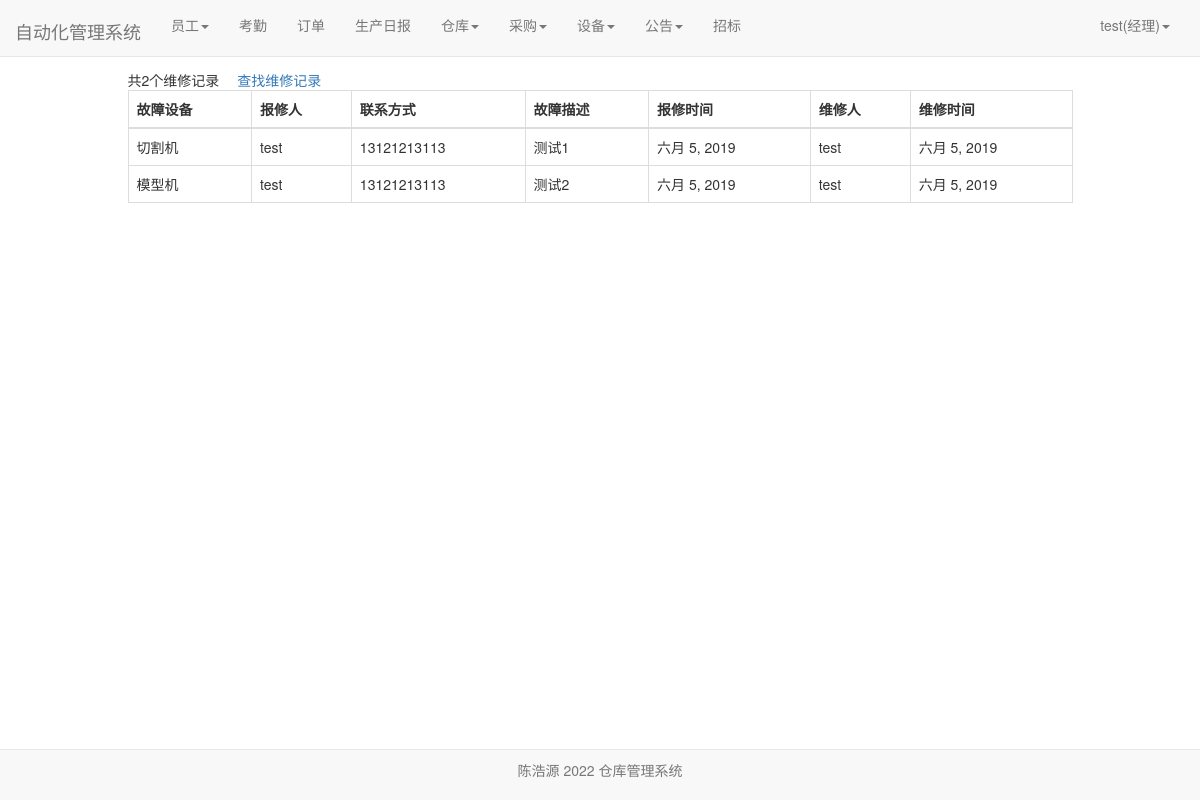
/facility/repaired_list/ (signed in), run on the app's committed database.
### user/models.py (models this page shows)
class Profile(models.Model):
    user = models.OneToOneField(User, on_delete=models.CASCADE)
    staff_gender = models.CharField(max_length=10, choices=(('male', '男'), ('female', '女')), default='male',
                                    verbose_name='性别')
    staff_age = models.PositiveIntegerField(verbose_name="年龄")
    staff_home = models.CharField(max_length=100, verbose_name="籍贯")
    staff_nationality = models.CharField(max_length=20, verbose_name="民族")  # 民族
    staff_tel = models.BigIntegerField(verbose_name="电话")
    start_time = models.DateField(auto_now_add=True, verbose_name="入职时间")  # 入职时间
    id_card = models.CharField(max_length=20,verbose_name="身份证")  # 身份证号
    staff_type = models.CharField(max_length=100,verbose_name="职位", null=True)  # 职位
    salary_pre_hour = models.IntegerField(verbose_name="时薪")  # 时薪
    class Meta:
        ordering = ['-start_time']

### facility/models.py (models this page shows)
class Repair(models.Model):#维修
    facility_id = models.ForeignKey(Facility, on_delete=models.CASCADE, verbose_name="故障设备")
    baoxiu_staff_name = models.ForeignKey(User, on_delete=models.DO_NOTHING, verbose_name="报修人", related_name='aaa', null=True, blank=True)
    baoxiu_staff_tel = models.CharField(max_length=11, null=True, blank=True,verbose_name="联系方式")
    baoxiu_time = models.DateField(auto_now=True, verbose_name="报修时间", null=True, blank=True)
    baoxiu_complementary = models.CharField(max_length=200, verbose_name="报修描述", null=True, blank=True)
    repair_staff_name = models.ForeignKey(User, on_delete=models.DO_NOTHING, verbose_name="维修人", related_name='bbb', null=True, blank=True)
    repair_time = models.DateField(auto_now=True, verbose_name="维修时间", null=True, blank=True)
    class Meta:
        ordering = ['-baoxiu_time']

class Facility(models.Model):#设备
    version = models.CharField(max_length=100, verbose_name="型号")
    facility_name = models.CharField(max_length=100, verbose_name="名称")
    price = models.BigIntegerField(verbose_name="价格")
    buyer = models.ForeignKey(User, on_delete=models.DO_NOTHING, verbose_name="购买人")
    buy_time = models.DateField(auto_now_add=True, verbose_name="购买时间")
    def __str__(self):
        return self.facility_name

### facility/views.py (the view)
# urls.py: path('repaired_list/', views.repaired_list, name='repaired_list'),
def repaired_list(request):
    repairs = Repair.objects.filter(~Q(repair_staff_name=None))
    context = {}
    context['count'] = repairs.count()
    context['repairs'] = repairs
    return render(request, 'repaired_list.html', context)

### user/models.py (called while the page is built)
def get_staff_type(self):
    if Profile.objects.filter(user=self).exists():
        profile = Profile.objects.get(user=self)
        return profile.staff_type
    else:
        return ''

### facility/templates/repaired_list.html (shortened to what this page needs)
{% extends 'base.html' %}
{% if user.is_authenticated %}
                        {% block nav_facility_active %}active{% endblock %}
{% endif %}
{% block content %}
    <div class="containter">
        <div class="row">
            <div class="col-xs-10 col-xs-offset-1">
                {% if user.is_authenticated %}
                <div>
                    <span style="margin-right: 1em">共{{count}}个维修记录</span>
                    <a href="{% url 'repaired_select' %}">查找维修记录</a>
                <table class="table table-bordered table-hover">
                  <thead>
                    <tr>
                      <th scope="col">故障设备</th>
                         <th scope="col">报修人</th>
                      <th scope="col">联系方式</th>
                        <th scope="col">故障描述</th>
                      <th scope="col">报修时间</th>
                        <th scope="col">维修人</th>
                        <th scope="col">维修时间</th>
                    </tr>
                  </thead>
                  <tbody>
                  {%for repair in repairs%}
                    <tr>
                      <td>{{repair.facility_id}}</td>
                        <td>{{repair.baoxiu_staff_name}}</td>
                      <td>{{repair.baoxiu_staff_tel}}</td>
                        <td>{{repair.baoxiu_complementary}}</td>
                      <td>{{repair.baoxiu_time}}</td>
                       <td>{{repair.repair_staff_name}}</td>
                        <td>{{repair.repair_time}}</td>
                    </tr>
                  {% endfor %}
                  </tbody>
                </table>
                {% else %}
                    <span>未登录，跳转到首页...</span>
                    <script type="text/javascript">
                        window.location.href = '/';
                    </script>
                {% endif %}
            </div>
        </div>
    </div>
{% endblock %}

### templates/base.html (shortened to what this page needs)
{% load staticfiles %}
<!doctype html>
<html lang="en">
<head>
    <link rel="stylesheet" href="{% static 'base.css' %}">
     <link rel="stylesheet" href="{% static 'home.css' %}">
    <link rel="stylesheet" href="{% static 'bootstrap-3.37/css/bootstrap.min.css' %}">
</head>
<body>
     <div class="navbar navbar-default navbar-fixed-top" role="navigation">
        <div class="container-fluid">
            <div class="navbar-header">
            </div>
        </div>
     </div>
    <nav class="navbar navbar-default navbar-fixed-top">
      <div class="container-fluid">
        <div class="navbar-header">
          <a class="navbar-brand" href="{% url 'home' %}">自动化管理系统</a>
        </div>
          {% if  user.is_authenticated %}
        <div class="collapse navbar-collapse" id="bs-example-navbar-collapse-1">
          <ul class="nav navbar-nav">
              {% if user.get_staff_type == '经理' %}
              <li class="{% block nav_staff_active %}{% endblock %}">
                    <li class="dropdown">
                      <a href="#" class="dropdown-toggle" data-toggle="dropdown" role="button" aria-haspopup="true" aria-expanded="false">员工<span class="caret"></span></a>
                    </li>
                  </li>
                 <li class="{% block nav_attendence_active %}{% endblock %}"><a href="{% url 'attendence_lists'%}">考勤</a></li>
                  <li class="{% block nav_order_active %}{% endblock %}"><a href="{% url 'order_list' %}">订单</a></li>
                  <li class="{% block nav_producediary_active %}{% endblock %}"><a href="{% url 'product_diary' %}">生产日报</a></li>
                   <li class="{% block nav_warehousediary_active %}{% endblock %}">
                    <li class="dropdown">
                      <a href="#" class="dropdown-toggle" data-toggle="dropdown" role="button" aria-haspopup="true" aria-expanded="false">仓库<span class="caret"></span></a>
                    </li>
                  </li>
                  <li class="{% block nav_purchase_active %}{% endblock %}">
                    <li class="dropdown">
                      <a href="#" class="dropdown-toggle" data-toggle="dropdown" role="button" aria-haspopup="true" aria-expanded="false">采购<span class="caret"></span></a>
                    </li>
                  </li>
                  <li class="{% block nav_facility_active %}{% endblock %}">
                    <li class="dropdown">
                      <a href="#" class="dropdown-toggle" data-toggle="dropdown" role="button" aria-haspopup="true" aria-expanded="false">设备<span class="caret"></span></a>
                    </li>
                  </li>
              <li class="{% block nav_notice_active %}{% endblock %}">
                    <li class="dropdown">
                      <a href="#" class="dropdown-toggle" data-toggle="dropdown" role="button" aria-haspopup="true" aria-expanded="false">公告<span class="caret"></span></a>
                    </li>
                  </li>
                  <li class="{% block nav_salary_active %}{% endblock %}"><a href="{% url 'bidding'%}">招标</a></li>
              {%endif%}
          </ul>
        <ul class="nav navbar-nav navbar-right">
            <li class="dropdown">
              <a href="#" class="dropdown-toggle" data-toggle="dropdown" role="button" aria-haspopup="true" aria-expanded="false">
                  {{user.username}}({{user.get_staff_type}})<span class="caret"></span></a>
            </li>
        </ul>
    </div>
          {% else %}
           <ul class="nav navbar-nav navbar-right">
                <li><a href="{% url 'login' %}?from={{ request.get_full_path }}">登录</a></li>
           </ul>
          {% endif %}
      </div>
    </nav>
     <div id="footer" class="container">
    <nav class="navbar navbar-default navbar-fixed-bottom">
        <div class="navbar-inner navbar-content-center">
            <p class="text-muted credit text-center" style="padding: 10px;">
                陈浩源 2022 仓库管理系统
            </p>
        </div>
    </nav>
    {% block content%} {% endblock %}
</body>
</html>

### static/home.css (style rules this page uses)
* { margin: 0; padding: 0; }
body { margin-top: 70px!important; }
ul { list-style-type: none!important; }
ul.navbar-right { margin-right: 0; }
div.navbar-header { font-size: 200%; padding-top: 0.2em; }

### data on the page
Repair: facility_id "切割机", baoxiu_staff_name "test", baoxiu_staff_tel "13121213113", baoxiu_complementary "测试1", baoxiu_time "六月 5, 2019", repair_staff_name "test", repair_time "六月 5, 2019"
Repair: facility_id "模型机", baoxiu_staff_name "test", baoxiu_staff_tel "13121213113", baoxiu_complementary "测试2", baoxiu_time "六月 5, 2019", repair_staff_name "test", repair_time "六月 5, 2019"

### other printed values
{{ user.username }} "test"
{{ user.get_staff_type }} "经理"
{{ count }} "2"
